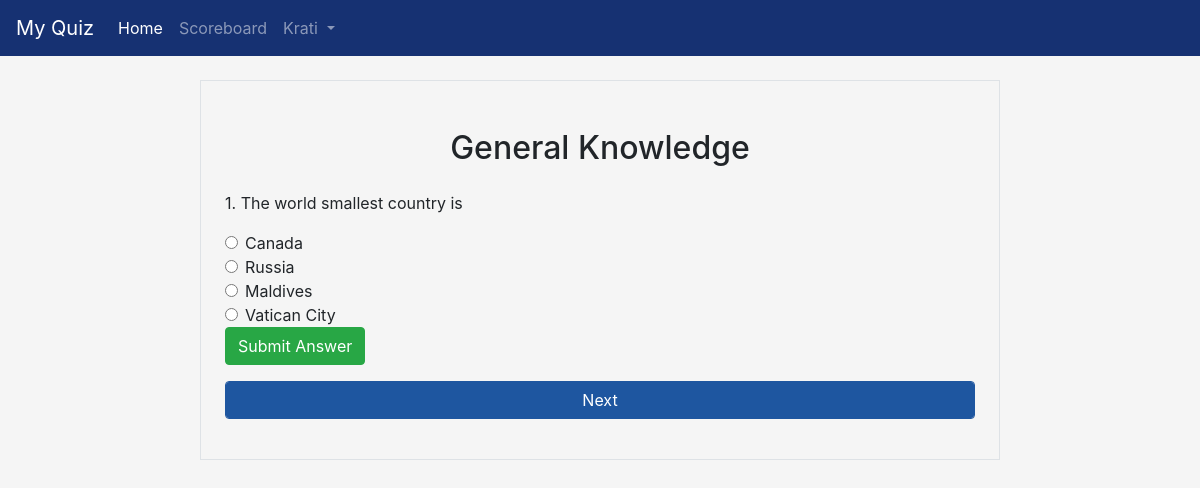
Page /quizview/1 (signed in) on the committed database.
### quiz/models.py (models this page shows, shortened)
class Question(models.Model):
	quiz = models.ForeignKey(Quiz, on_delete=models.CASCADE)
	label = models.CharField(max_length=100)
	order = models.IntegerField(default=0)
	option1 = models.CharField(max_length=100, blank=True)
	option2 = models.CharField(max_length=100, blank=True)
	option3 = models.CharField(max_length=100, blank=True)
	option4 = models.CharField(max_length=100, blank=True)
	ans = models.CharField(max_length=100, blank=True)
	class Meta:
		ordering = ['order']

class Quiz(models.Model):
	name = models.CharField(max_length=100,default="")
	description = models.CharField(max_length=100)
	pub_date = models.DateField()
	class Meta:
		verbose_name = "Quizes"
	def __str__(self):
		return self.name

### quiz/views.py (the view)
# urls.py: path('quizview/<int:myid>', views.quizView, name="Quiz List"),
def quizView(request, myid):
    if request.user.is_anonymous:
        return redirect("/login")
    obj = Question.objects.filter(quiz__id=myid)
    for i in obj:
        anslist.append(i.ans)
    paginator = Paginator(obj, 1)
    try:
        page = int(request.GET.get('page', '1'))
    except:
        page = 1
    try:
        questions = paginator.page(page)
    except(EmptyPage, InvalidPage):
        questions = paginator.page(paginator.num_pages)
    return render(request, 'quizview.html', {'obj': obj, 'questions':questions})

### quiz/templates/quizview.html (shortened to what this page needs)
{% extends 'basic.html' %}
{% block body %}
<div class="col-lg-8 border p-4 m-4 mx-auto">
  {% for q in questions %}
  <h2 class="head">{{ q.quiz }}</h2>
  <div class="ques">
    <P>{{ q.order }}. {{ q.label }}</p>
    <form>
      <div class="form-check">
        <input class="form-check-input rb" type="radio" name="name" id="option1" value="{{ q.option1 }}">
        <label class="form-check-label" for="exampleRadios1">
          {{ q.option1 }}
        </label>
      </div>
      <div class="form-check">
        <input class="form-check-input rb" type="radio" name="name" id="option2" value="{{ q.option2 }}">
        <label class="form-check-label" for="exampleRadios2">
          {{ q.option2 }}
        </label>
      </div>
      <div class="form-check">
        <input class="form-check-input rb" type="radio" name="name" id="option3" value="{{ q.option3 }}">
        <label class="form-check-label" for="exampleRadios1">
          {{ q.option3 }}
        </label>
      </div>
      <div class="form-check">
        <input class="form-check-input rb" type="radio" name="name" id="option4" value="{{ q.option4 }}">
        <label class="form-check-label" for="exampleRadios1">
          {{ q.option4 }}
        </label>
      </div>
  </div>
  {% endfor %}
  <div class="form-group">
    <button class="btn btn-success" id="save_ans"> Submit Answer </button>
  </div>
  <div class="paginator">
    <div class="form-group">
      {% if questions.has_next %}
      <a href="?page={{ questions.next_page_number }}"><button class="btn form-control btn-primary"
          id="submitAnswer">Next</button></a>
      {% else %}
      <a href="/result/{{user.id}}"><button class="btn form-control btn-success" id="submitAnswer">Submit Quiz</button></a>
      {% endif %}
    </div>
  </div>
</div>
{% endblock %}

### quiz/templates/basic.html (shortened to what this page needs)
<!doctype html>
<html lang="en">
<head>
  <link rel="stylesheet" href="https://stackpath.bootstrapcdn.com/bootstrap/4.5.2/css/bootstrap.min.css"
>
  {% load static %}
  <link rel="stylesheet" href="{% static 'style.css'%}">
</head>
<body class="basic">
  <nav class="navbar navbar-expand-lg navbar-dark bg-nav">
    <a class="navbar-brand" href="#">My Quiz</a>
    <div class="collapse navbar-collapse" id="navbarSupportedContent">
      <ul class="navbar-nav mr-auto">
        <li class="nav-item active">
          <a class="nav-link" href="/">Home <span class="sr-only">(current)</span></a>
        </li>
        <li class="nav-item">
          <a class="nav-link" href="/scoreboard">Scoreboard</a>
        </li>
        {% if request.user.is_anonymous %}
        <li class="nav-item">
          <a class="nav-link" href="/login">Login</a>
        </li>
        {% else %}
        <li class="nav-item dropdown">
          <a class="nav-link dropdown-toggle" href="#" id="navbarDropdown" role="button" data-toggle="dropdown"
            aria-haspopup="true" aria-expanded="false">
            {{ request.user }}
          </a>
        </li>
        {% endif %}
      </ul>
    </div>
  </nav>
  {% block body %} {% endblock %}
</body>
</html>

### quiz/static/style.css (style rules this page uses)
.btn-primary { background-color: #1E56A0; border-color: #1E56A0; }
.bg-nav { background-color: #163172; }
.basic { display: inline; }
html, body { height: 100%; }
body { display: -ms-flexbox; display: inline; -ms-flex-align: center; align-items: center; padding-top: 40px; padding-bottom: 40px; background-color: #f5f5f5; }
.head { text-align: center; margin: 1.5rem auto; }

### rows in the picture
Question: quiz "General Knowledge", order "1", label "The world smallest country is", option1 "Canada", option2 "Russia", option3 "Maldives", option4 "Vatican City"

### other values in the picture
{{ request.user }} "Krati"
